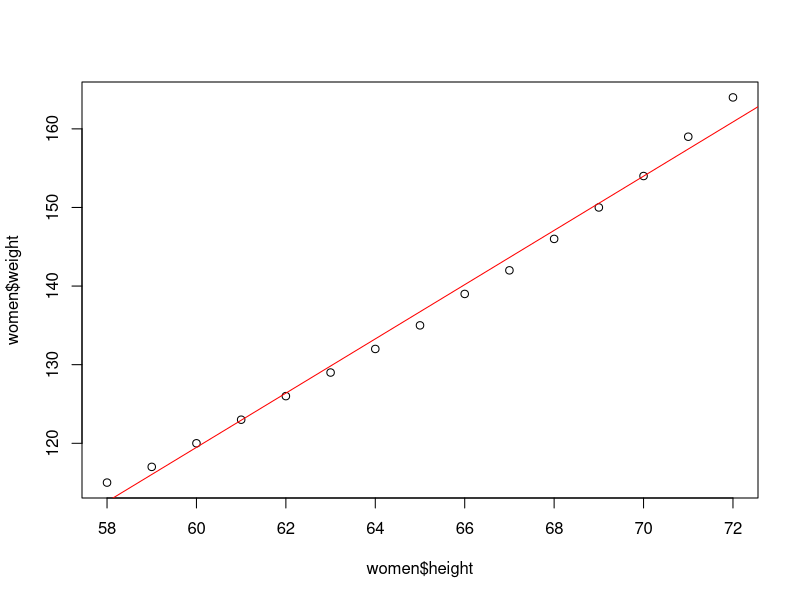
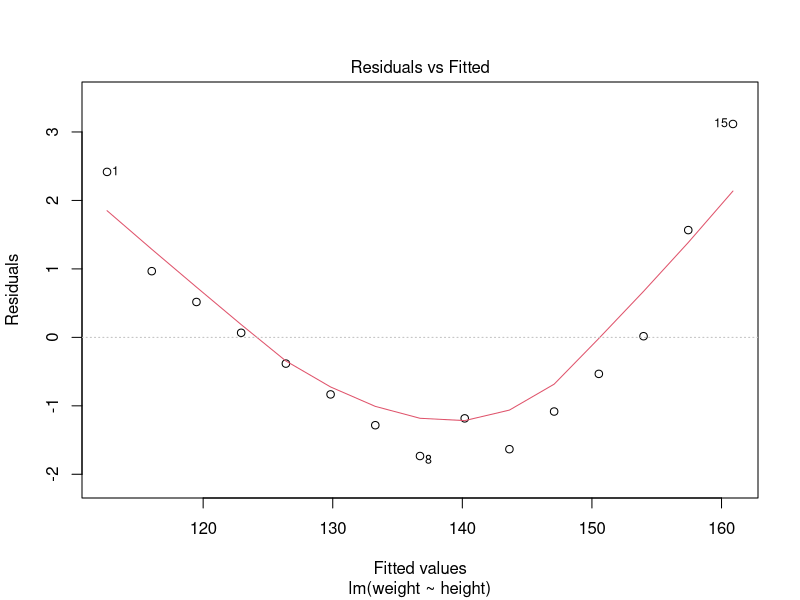
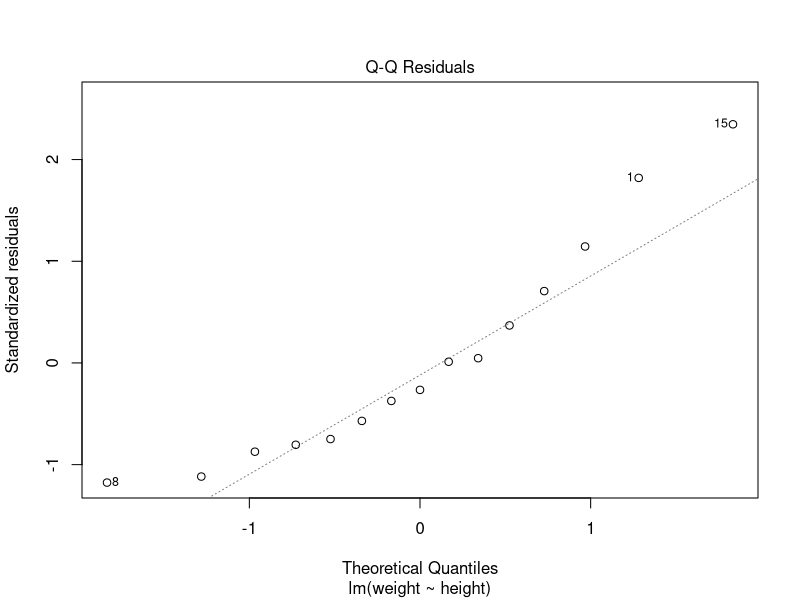
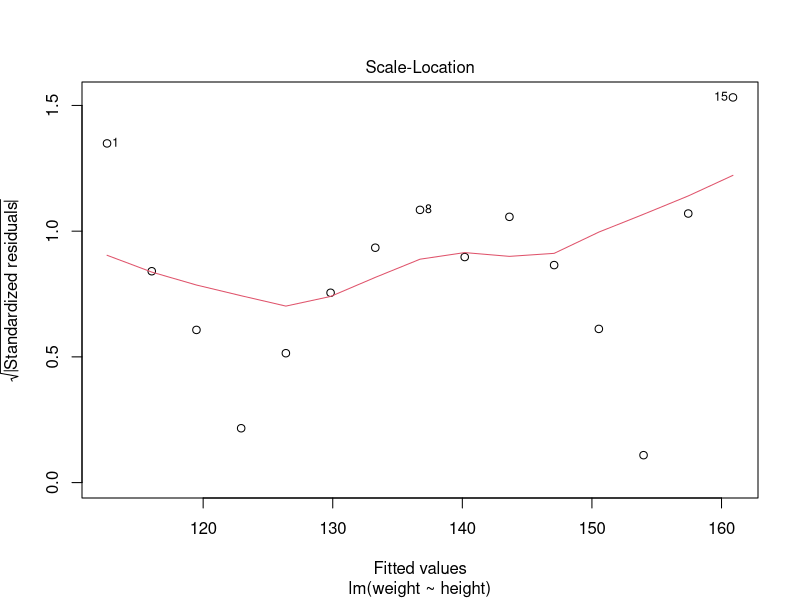
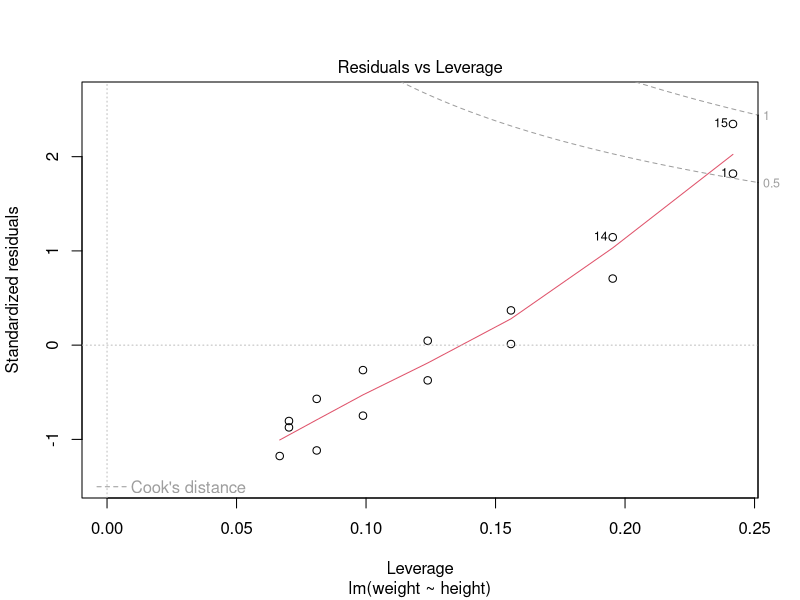

Source code (R) for these figures, in order:
#REGRESSION ANALYSIS

data(women)
women
names(women)
str(women)

cov(women$height,women$weight)

cor(women$height,women$weight)

plot(x=women$height, y=women$weight)
abline(lm(weight~height, data=women),col="red")  #abline is line of best fit
names(women)

fit1=lm(weight~height, data=women)
summary(fit1)


new1=data.frame(height=c(65,66,66.5,70.1))
new1

p1=predict(fit1, newdata=new1)
p1
cbind(new1,p1)

plot(fit1)






